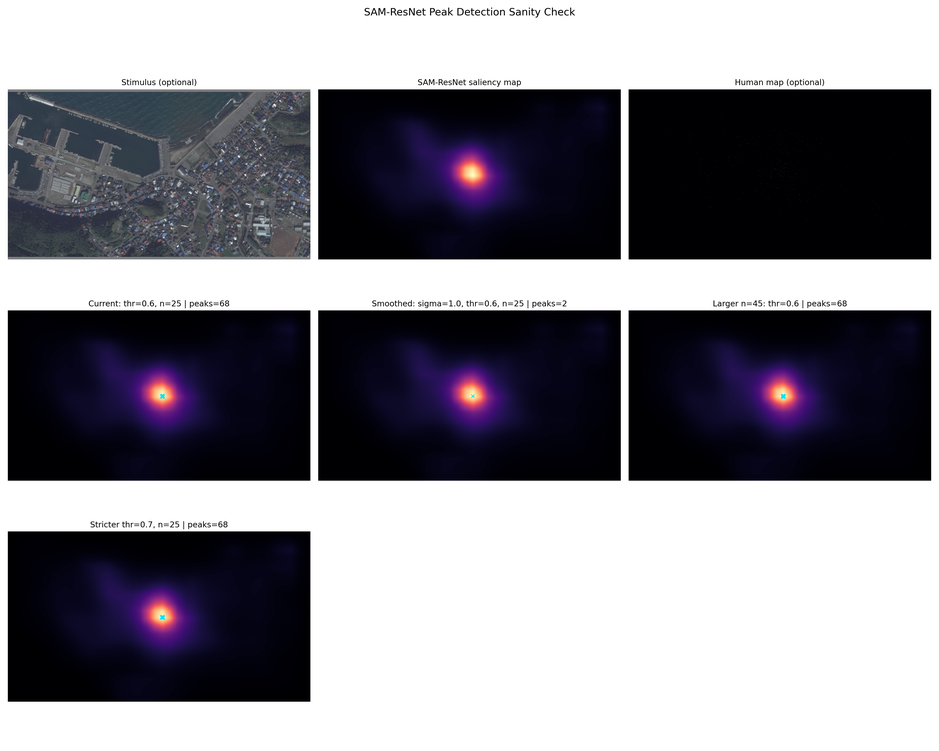
#> input picture outputs/debug_sam_peak_detection.png, 939 x 751 px, shrunk from 3960 x 3167 before the run
$ python debug_sam_peak_detection.py --sam-map ../outputs/debug_sam_peak_detection.png
#> lines starting #> are read from the running program, lines starting #| are printed output that depends on the picture; after the words box and inside, x2 and y2 are one past the last pixel; in counts of white or black regions, pixels touching at a corner belong together
from __future__ import annotations

import argparse
from pathlib import Path
from typing import Iterable, List, Tuple

import matplotlib.pyplot as plt
import numpy as np
from PIL import Image
from scipy.io import loadmat
from scipy.ndimage import gaussian_filter, maximum_filter


# ------------------------------------------------------------
# Helpers: loading and normalization
# ------------------------------------------------------------
def load_saliency_image(path: Path) -> np.ndarray:
    """Load a saliency map from PNG/JPG, .npy, or .mat and return float32 2D array."""
    if not path.exists():
        raise FileNotFoundError(f"Saliency image not found: {path}")

    suffix = path.suffix.lower()
    if suffix == ".npy":
        arr = np.load(path).astype(np.float32)
    elif suffix == ".mat":
        mat = loadmat(path)
        if "fixLocs" in mat and isinstance(mat["fixLocs"], np.ndarray):
            arr = np.asarray(mat["fixLocs"], dtype=np.float32)
        else:
            arr = _largest_2d_array(mat)
    else:
        img = Image.open(path)
        if img.mode != "L":
            img = img.convert("L")
        arr = np.asarray(img, dtype=np.float32)

    if arr.ndim != 2:
        raise ValueError(f"Saliency map must be 2D after loading. Got shape {arr.shape} from {path}")

    return arr


# [37 lines left out: functions load_optional_map, _largest_2d_array, not called in this run]


def normalize_saliency_map(arr: np.ndarray, is_log_density: bool = False) -> np.ndarray:
    """
    Convert map to a stable float32 saliency/probability map.

    Steps:
    1) remove NaN/Inf
    2) shift minimum to zero
    3) normalize by sum (probability map)
    """
    x = np.asarray(arr, dtype=np.float32)
    x = np.nan_to_num(x, nan=0.0, posinf=0.0, neginf=0.0)

    if is_log_density:
        x = np.exp(x - float(np.max(x)))
    else:
        x = x - float(np.min(x))

    total = float(np.sum(x))
    if total <= 0:
        return np.zeros_like(x, dtype=np.float32)

    return (x / total).astype(np.float32)


# ------------------------------------------------------------
# Helpers: peak detection
# ------------------------------------------------------------
def detect_peaks(
    saliency_map: np.ndarray,
    threshold_ratio: float = 0.6,
    neighborhood: int = 25,
    blur_sigma: float = 0.0,
) -> tuple[np.ndarray, np.ndarray]:
    """
    Detect peaks using the current method:
    - optional Gaussian smoothing first
    - normalize by map max
    - local maxima via maximum_filter
    - threshold relative to max

    Returns:
    - peak_mask (bool 2D)
    - peak_coords as Nx2 array of (y, x)
    """
    work = np.asarray(saliency_map, dtype=np.float32)
    if blur_sigma > 0:
        work = gaussian_filter(work, sigma=blur_sigma)

    max_val = float(np.max(work))
    if max_val <= 0:
        empty_mask = np.zeros_like(work, dtype=bool)
        return empty_mask, np.empty((0, 2), dtype=np.int32)

    norm = work / max_val
    local_max = norm == maximum_filter(norm, size=int(neighborhood), mode="nearest")
    peak_mask = local_max & (norm >= float(threshold_ratio))

    ys, xs = np.where(peak_mask)
    coords = np.column_stack((ys, xs)).astype(np.int32)
    return peak_mask, coords


def format_coords(coords: np.ndarray) -> str:
    if coords.size == 0:
        return "[]"
    tuples = [f"({int(y)}, {int(x)})" for y, x in coords]
    return "[" + ", ".join(tuples) + "]"


# ------------------------------------------------------------
# Helpers: plotting
# ------------------------------------------------------------
def plot_peak_overlay(
    ax: plt.Axes,
    background_map: np.ndarray,
    coords: np.ndarray,
    title: str,
    cmap: str = "magma",
) -> None:
    """Plot a saliency map and overlay peak coordinates."""
    ax.imshow(background_map, cmap=cmap)
    if coords.size > 0:
        ax.scatter(coords[:, 1], coords[:, 0], s=18, c="#00E5FF", marker="x", linewidths=0.9)
    ax.set_title(title, fontsize=11)
    ax.axis("off")


def plot_debug_figure(
    saliency_map: np.ndarray,
    results: List[dict],
    output_path: Path,
    stimulus_image: np.ndarray | None = None,
    human_map: np.ndarray | None = None,
) -> None:
    """Build and save the multi-panel diagnostic figure."""
    panels: List[tuple[str, np.ndarray | None, np.ndarray | None, bool]] = []
    # tuple = (title, image, coords, is_overlay)

    if stimulus_image is not None:
        panels.append(("Stimulus (optional)", stimulus_image, None, False))

    panels.append(("SAM-ResNet saliency map", saliency_map, None, False))

    if human_map is not None:
        panels.append(("Human map (optional)", human_map, None, False))

    for item in results:
        panels.append((item["title"], saliency_map, item["coords"], True))

    n_panels = len(panels)
    ncols = 3
    nrows = int(np.ceil(n_panels / ncols))

    fig, axes = plt.subplots(nrows=nrows, ncols=ncols, figsize=(6 * ncols, 4.8 * nrows))
    flat_axes = np.atleast_1d(axes).ravel().tolist()

    for i, (title, image, coords, is_overlay) in enumerate(panels):
        ax = flat_axes[i]
        if image is None:
            ax.axis("off")
            continue

        if is_overlay:
            plot_peak_overlay(ax=ax, background_map=image, coords=coords if coords is not None else np.empty((0, 2)), title=title)
        else:
            if image.ndim == 2:
                ax.imshow(image, cmap="magma")
            else:
                ax.imshow(image)
            ax.set_title(title, fontsize=11)
            ax.axis("off")

    for ax in flat_axes[n_panels:]:
        ax.axis("off")

    fig.suptitle("SAM-ResNet Peak Detection Sanity Check", fontsize=14, y=0.99)
    output_path.parent.mkdir(parents=True, exist_ok=True)
    fig.tight_layout(rect=[0, 0.01, 1, 0.96])
    fig.savefig(output_path, dpi=220)
    plt.close(fig)


# ------------------------------------------------------------
# Main
# ------------------------------------------------------------
def parse_args() -> argparse.Namespace:
    parser = argparse.ArgumentParser(
        description="Single-image SAM-ResNet peak-detection sanity check"
    )
    parser.add_argument("--sam-map", required=True, type=Path, help="Path to one saliency map (PNG/JPG/.npy/.mat)")
    parser.add_argument("--stimulus", type=Path, default=None, help="Optional original stimulus image path")
    parser.add_argument("--human-map", type=Path, default=None, help="Optional human fixation-density map path (image/.npy/.mat)")
    parser.add_argument("--output", type=Path, default=Path("outputs/debug_sam_peak_detection.png"), help="Output diagnostic figure path")

    parser.add_argument("--threshold-ratio", type=float, default=0.6, help="Relative threshold for baseline peak detection")
    parser.add_argument("--neighborhood", type=int, default=25, help="Neighborhood size for local maxima")
    parser.add_argument("--smooth-sigma", type=float, default=1.0, help="Gaussian sigma for smoothed variant")
    parser.add_argument("--strict-threshold", type=float, default=0.7, help="Stricter threshold variant")
    parser.add_argument(
        "--log-density",
        action="store_true",
        help="Interpret input saliency map as log-density (e.g., DeepGaze .npy) and exponentiate before normalization",
    )
    parser.add_argument(
        "--larger-neighborhoods",
        type=int,
        nargs="+",
        default=[35, 45],
        help="Alternative larger neighborhood sizes to test",
    )
    return parser.parse_args()


def main() -> None:
    args = parse_args()

    # 1-3) Load and normalize SAM map
    sam_raw = load_saliency_image(args.sam_map)
#> in load_saliency_image, img is the input picture: PIL image 939x751 RGBA; mean R, G, B, A 133.6, 132, 139.7, 255
#> in load_saliency_image, `img = img.convert("L")`:
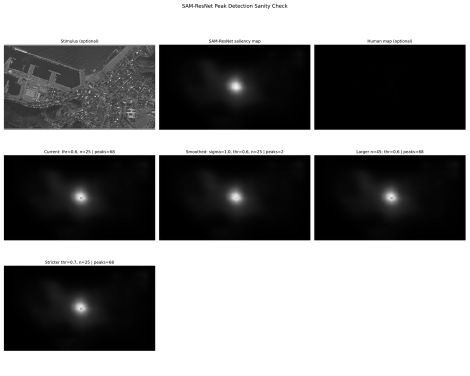
#> img: PIL image 939x751 L (shown at 1/2 size); min 0, max 255, mean 133.3
    sam_map = normalize_saliency_map(sam_raw, is_log_density=args.log_density)
#> in normalize_saliency_map, `total = float(np.sum(x))`: total = 94008104

    # Optional context panels
    stimulus_image = None
    if args.stimulus is not None:
        stim_img = Image.open(args.stimulus).convert("RGB")
        stimulus_image = np.asarray(stim_img)

    human_map = None
    if args.human_map is not None:
        human_raw = load_optional_map(args.human_map)
        human_map = normalize_saliency_map(human_raw)

    # 4-5) Peak detection variants
    results: List[dict] = []

    # Current settings
    _, coords_current = detect_peaks(
        saliency_map=sam_map,
        threshold_ratio=args.threshold_ratio,
        neighborhood=args.neighborhood,
        blur_sigma=0.0,
    )
#> in detect_peaks, `max_val = float(np.max(work))`: max_val = 2.71e-06
#> in detect_peaks, `local_max = norm == maximum_filter(norm, size=int(neighborhood), mode=..`:
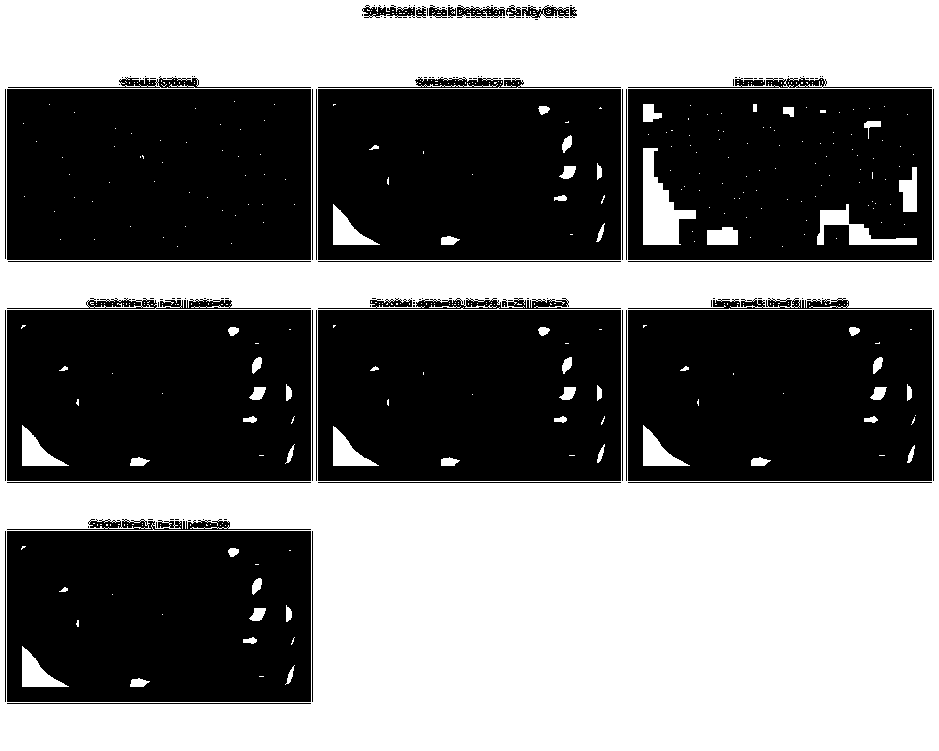
#> local_max: shape (751, 939) bool; 48.4% white; 420 white regions (365 under 20 px), largest, box (x1, y1, x2, y2) and area: (0, 0, 939, 751) 327665, (643, 148, 696, 245) 2536, (817, 204, 917, 245) 1282
#> in detect_peaks, `peak_mask = local_max & (norm >= float(threshold_ratio))`:
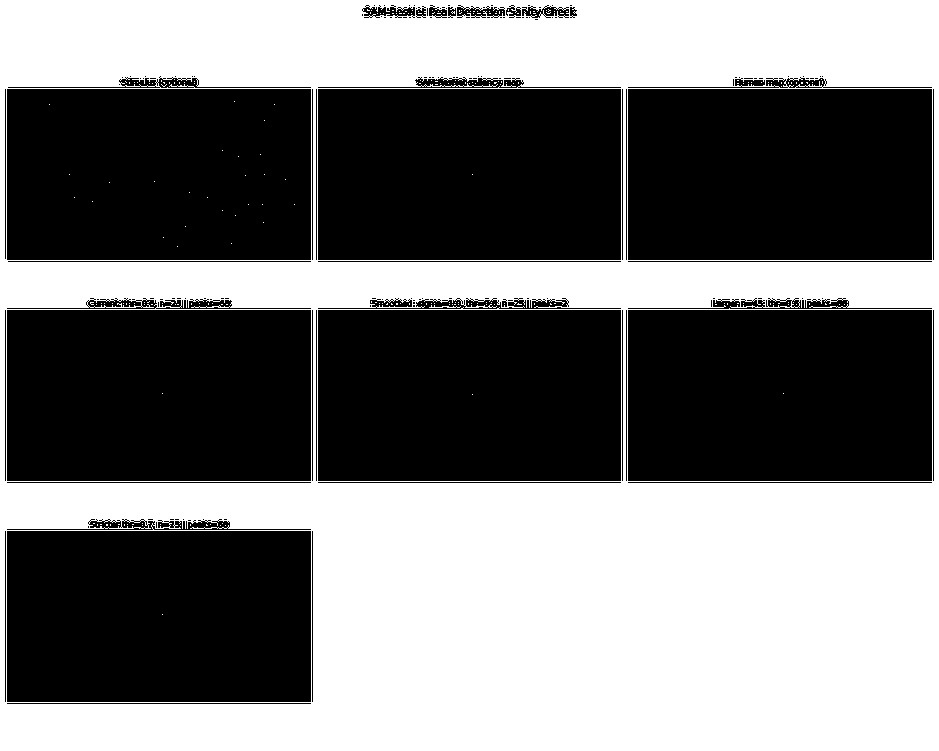
#> peak_mask: shape (751, 939) bool; 46.5% white; 230 white regions (228 under 20 px), largest, box (x1, y1, x2, y2) and area: (0, 0, 939, 751) 327665, (429, 305, 461, 308) 40
#> in detect_peaks, `coords = np.column_stack((ys, xs)).astype(np.int32)`: coords = 328084 pairs, first value 0 to 750, second value 0 to 938
#> coords_current has the same summary as coords in detect_peaks
    results.append(
        {
            "key": "current",
            "title": f"Current: thr={args.threshold_ratio}, n={args.neighborhood} | peaks={len(coords_current)}",
            "coords": coords_current,
        }
    )

    # Light smoothing + current threshold/neighborhood
    _, coords_smooth = detect_peaks(
        saliency_map=sam_map,
        threshold_ratio=args.threshold_ratio,
        neighborhood=args.neighborhood,
        blur_sigma=args.smooth_sigma,
    )
#> call 2 of detect_peaks, with threshold_ratio = 0.6, neighborhood = 25, blur_sigma = 1
#> in detect_peaks (call 2), `peak_mask = local_max & (norm >= float(threshold_ratio))`:
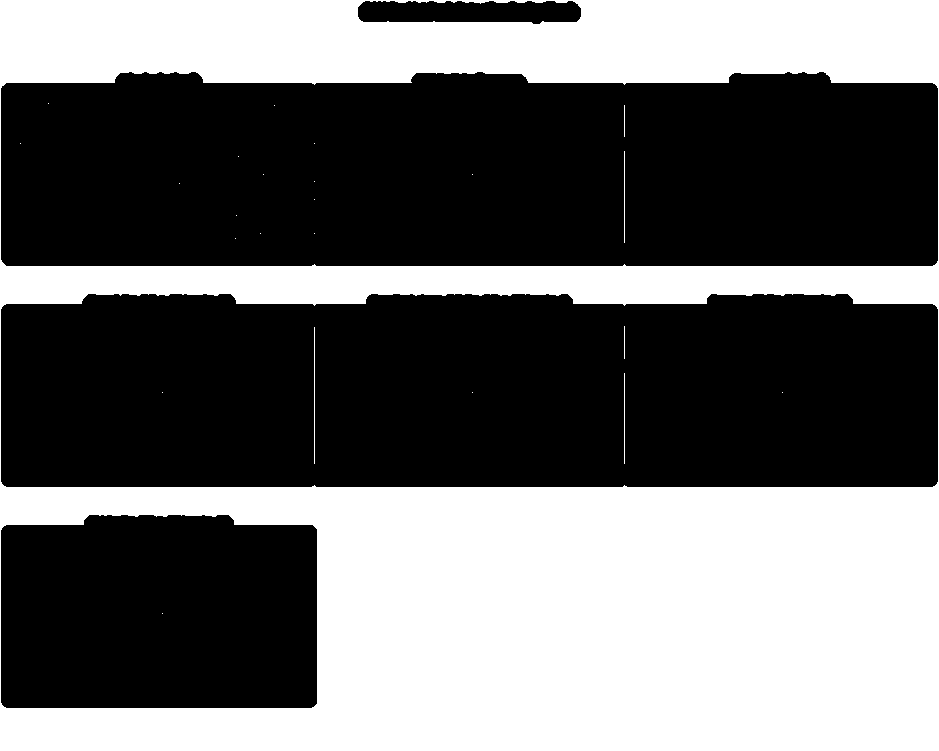
#> peak_mask: shape (751, 939) bool; 41.4% white; 24 white regions (18 under 20 px), largest, box (x1, y1, x2, y2) and area: (0, 0, 939, 751) 291296, (314, 327, 315, 464) 137, (624, 151, 625, 243) 92, (624, 373, 625, 464) 91, (624, 326, 625, 359) 33, (624, 105, 625, 137) 32
#> in detect_peaks (call 2), `coords = np.column_stack((ys, xs)).astype(np.int32)`: coords = 291699 pairs, first value 0 to 750, second value 0 to 938
#> coords_smooth has the same summary as coords in detect_peaks
    results.append(
        {
            "key": "smoothed",
            "title": f"Smoothed: sigma={args.smooth_sigma}, thr={args.threshold_ratio}, n={args.neighborhood} | peaks={len(coords_smooth)}",
            "coords": coords_smooth,
        }
    )

    # Larger neighborhoods (compute all requested, show the largest in figure)
    larger_results: List[dict] = []
    for nbh in args.larger_neighborhoods:
        _, coords_large = detect_peaks(
            saliency_map=sam_map,
            threshold_ratio=args.threshold_ratio,
            neighborhood=nbh,
            blur_sigma=0.0,
        )
        larger_results.append(
            {
                "key": f"large_n_{nbh}",
                "title": f"Larger n={nbh}: thr={args.threshold_ratio} | peaks={len(coords_large)}",
                "coords": coords_large,
                "nbh": nbh,
            }
        )
#> this loop made 2 passes
#> max_val in detect_peaks on passes 1 to 2: 2.71e-06, 2.71e-06
#> pass 1, in detect_peaks (call 3), `local_max = norm == maximum_filter(norm, size=int(neighborhood), mode=..`:
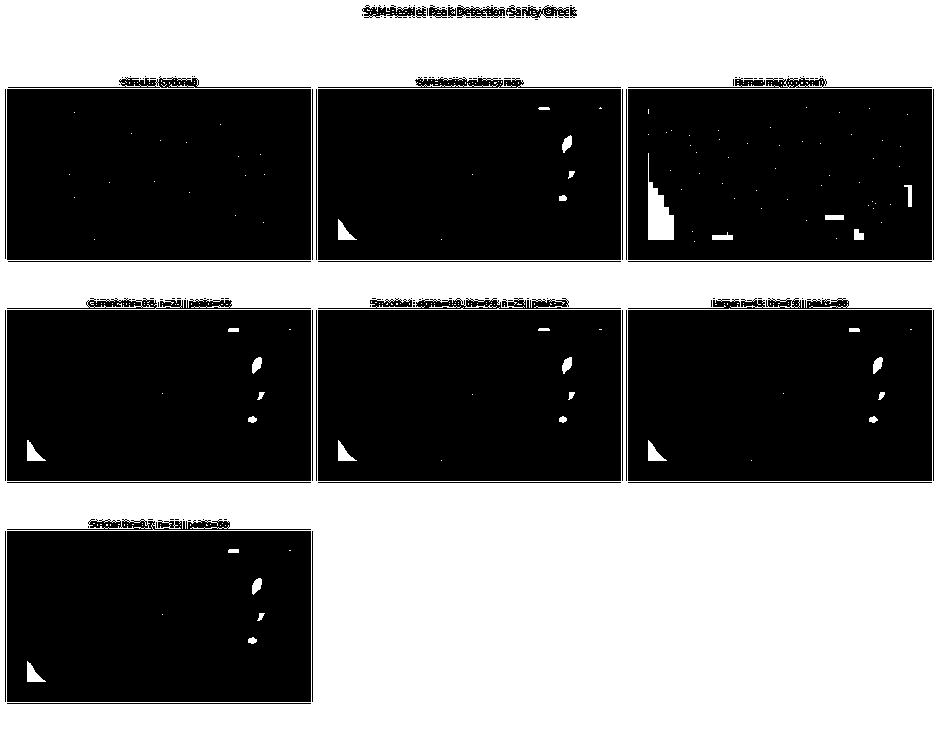
#> local_max: shape (751, 939) bool; 47% white; 304 white regions (272 under 20 px), largest, box (x1, y1, x2, y2) and area: (0, 0, 939, 751) 327665, (648, 153, 674, 240) 1139, (27, 440, 46, 461) 196
#> after the loop, larger_results = 2 items

    # Show the strictest neighborhood (largest value) as requested in figure.
    larger_results = sorted(larger_results, key=lambda x: x["nbh"])
    if larger_results:
        results.append(larger_results[-1])

    # Stricter threshold
    _, coords_strict = detect_peaks(
        saliency_map=sam_map,
        threshold_ratio=args.strict_threshold,
        neighborhood=args.neighborhood,
        blur_sigma=0.0,
    )
#> coords_strict = 328080 pairs, first value 0 to 750, second value 0 to 938
    results.append(
        {
            "key": "strict",
            "title": f"Stricter thr={args.strict_threshold}, n={args.neighborhood} | peaks={len(coords_strict)}",
            "coords": coords_strict,
        }
    )

    # 6) Print counts and coordinates
    print("\n=== SAM Peak Detection Sanity Check ===")
    print(f"Input SAM map: {args.sam_map}")
    print(f"Map shape: {sam_map.shape}")
#| Map shape: (751, 939)

    print("\n[Current]")
    print(f"num_peaks = {len(coords_current)}")
#| num_peaks = 328084
    print(f"coordinates = {format_coords(coords_current)}")
#> in format_coords, `tuples = [f"({int(y)}, {int(x)})" for y, x in coords]`: tuples = 328084 items
#> (printed output is left out)

    print("\n[Smoothed]")
    print(f"num_peaks = {len(coords_smooth)}")
    print(f"coordinates = {format_coords(coords_smooth)}")

    print("\n[Larger neighborhood variants]")
    for item in larger_results:
        coords = item["coords"]
        print(f"n={item['nbh']} -> num_peaks = {len(coords)}")
        print(f"coordinates = {format_coords(coords)}")
#> this loop made 2 passes

    print("\n[Stricter threshold]")
    print(f"num_peaks = {len(coords_strict)}")
    print(f"coordinates = {format_coords(coords_strict)}")

    # 7-9) Plot and save diagnostic figure
    plot_debug_figure(
        saliency_map=sam_map,
        results=results,
        output_path=args.output,
        stimulus_image=stimulus_image,
        human_map=human_map,
    )
#> the loop in plot_debug_figure, `for item in results:` made 4 passes
#> after the loop in plot_debug_figure, `for item in results:`: panels = 5 items
#> in plot_debug_figure, `n_panels = len(panels)`: n_panels = 5
#> in plot_debug_figure, `nrows = int(np.ceil(n_panels / ncols))`: nrows = 2
#> in plot_debug_figure, `flat_axes = np.atleast_1d(axes).ravel().tolist()`: flat_axes = 6 items
#> the loop in plot_debug_figure, `for i, (title, image, coords, is_overlay) in enumerate(panels):` made 5 passes
#> (title, is_overlay) on passes 2, 4, 5: ('Current: thr=0.6, n=25 | peaks=328084', True), ('Larger n=45: thr=0.6 | peaks=328064', True), ('Stricter thr=0.7, n=25 | peaks=328080', True)
#> the loop in plot_debug_figure, `for ax in flat_axes[n_panels:]:` made 1 pass
#> in plot_debug_figure, `fig.savefig(output_path, dpi=220)`:
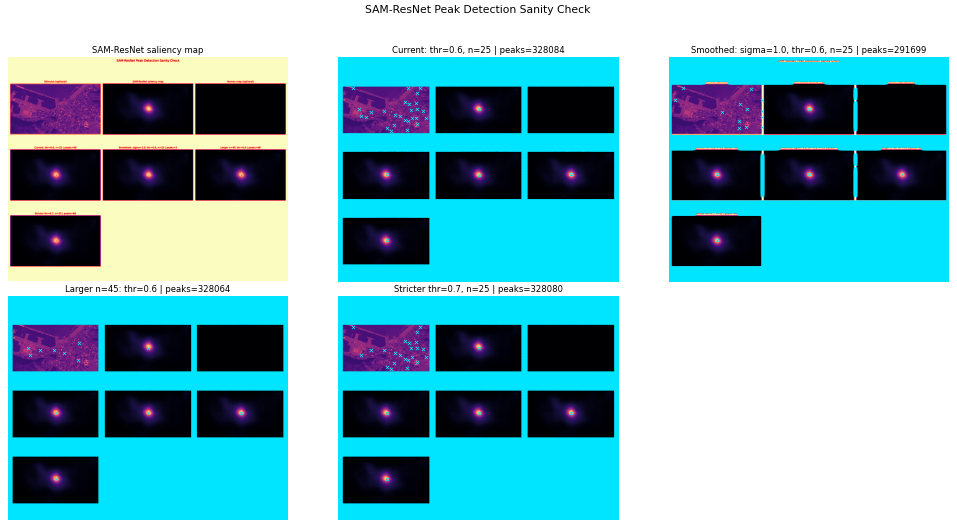
#> figure drawn by matplotlib, 5 panels

    print(f"\nSaved figure: {args.output}")


if __name__ == "__main__":
    main()
